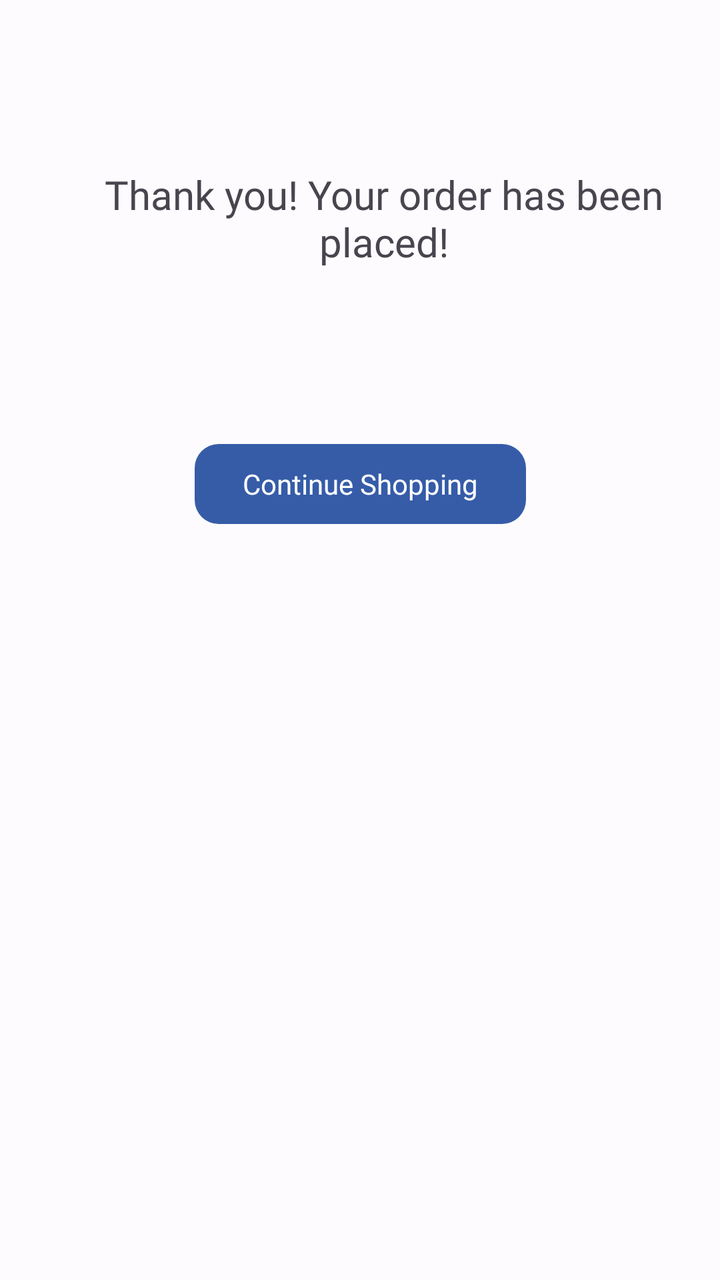
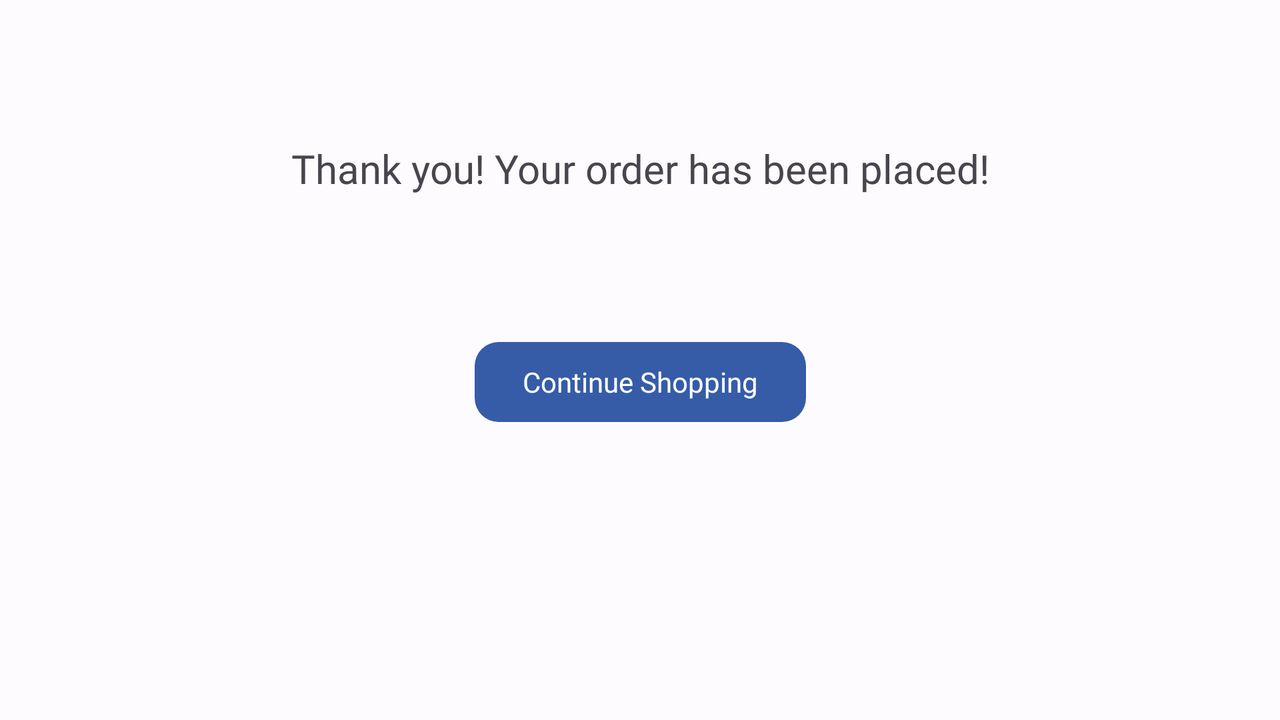

First picture: res/layout/ on a phone held upright. Second picture: the repository's own variant of that layout, on a device whose configuration matches the variant's folder. Source for both follows.
<!-- AndroidManifest.xml: application theme AppTheme -->
<!-- res/layout/activity_thankyou.xml -->
<?xml version="1.0" encoding="utf-8"?>
<androidx.constraintlayout.widget.ConstraintLayout xmlns:android="http://schemas.android.com/apk/res/android"
    xmlns:app="http://schemas.android.com/apk/res-auto"
    xmlns:tools="http://schemas.android.com/tools"
    android:id="@+id/main"
    android:layout_width="match_parent"
    android:layout_height="match_parent"
    tools:context=".ThankyouActivity">

    <Button
        android:id="@+id/continueShoppingButton"
        style="@style/Widget.Material3.CardView.Elevated"
        android:layout_width="wrap_content"
        android:layout_height="wrap_content"
        android:layout_marginTop="218dp"
        android:fontFamily="@font/lato"
        android:text="Continue Shopping"
        app:icon="@drawable/goback24px"
        app:layout_constraintEnd_toEndOf="parent"
        app:layout_constraintStart_toStartOf="parent"
        app:layout_constraintTop_toTopOf="parent" />

    <TextView
        android:id="@+id/textView"
        android:layout_width="wrap_content"
        android:layout_height="wrap_content"
        android:layout_marginStart="12dp"
        android:fontFamily="@font/lato"
        android:gravity="center_horizontal"
        android:padding="20dp"
        android:text="Thank you! Your order has been placed!"
        android:textSize="20sp"
        app:layout_constraintBottom_toTopOf="@+id/continueShoppingButton"
        app:layout_constraintStart_toStartOf="parent"
        app:layout_constraintTop_toTopOf="parent"
        app:layout_constraintVertical_bias="0.5" />
</androidx.constraintlayout.widget.ConstraintLayout>
<!-- resources referenced by this layout -->
<resources>
  <color name="md_theme_light_primary">#365CA8</color>
  <color name="md_theme_light_onPrimary">#FFFFFF</color>
  <color name="md_theme_light_primaryContainer">#D9E2FF</color>
  <color name="md_theme_light_onPrimaryContainer">#001944</color>
  <color name="md_theme_light_secondary">#575E71</color>
  <color name="md_theme_light_onSecondary">#FFFFFF</color>
  <color name="md_theme_light_secondaryContainer">#DBE2F9</color>
  <color name="md_theme_light_onSecondaryContainer">#141B2C</color>
  <color name="md_theme_light_tertiary">#006972</color>
  <color name="md_theme_light_onTertiary">#FFFFFF</color>
  <color name="md_theme_light_tertiaryContainer">#8CF2FF</color>
  <color name="md_theme_light_onTertiaryContainer">#001F23</color>
  <color name="md_theme_light_error">#BA1A1A</color>
  <color name="md_theme_light_errorContainer">#FFDAD6</color>
  <color name="md_theme_light_onError">#FFFFFF</color>
  <color name="md_theme_light_onErrorContainer">#410002</color>
  <color name="md_theme_light_background">#FEFBFF</color>
  <color name="md_theme_light_onBackground">#1B1B1F</color>
  <color name="md_theme_light_surface">#FEFBFF</color>
  <color name="md_theme_light_onSurface">#1B1B1F</color>
  <color name="md_theme_light_surfaceVariant">#E1E2EC</color>
  <color name="md_theme_light_onSurfaceVariant">#44464F</color>
  <color name="md_theme_light_outline">#757780</color>
  <color name="md_theme_light_inverseOnSurface">#F2F0F4</color>
  <color name="md_theme_light_inverseSurface">#303034</color>
  <color name="md_theme_light_inversePrimary">#AFC6FF</color>
</resources>
<!-- res/layout-land/activity_thankyou.xml (the repository's variant of the layout above) -->
<!-- drawn on the phone turned sideways -->
<?xml version="1.0" encoding="utf-8"?>
<androidx.constraintlayout.widget.ConstraintLayout xmlns:android="http://schemas.android.com/apk/res/android"
    xmlns:app="http://schemas.android.com/apk/res-auto"
    xmlns:tools="http://schemas.android.com/tools"
    android:id="@+id/main"
    android:layout_width="match_parent"
    android:layout_height="match_parent"
    tools:context=".ThankyouActivity">

    <Button
        android:id="@+id/continueShoppingButton"
        style="@style/Widget.Material3.CardView.Elevated"
        android:layout_width="wrap_content"
        android:layout_height="wrap_content"
        android:layout_marginBottom="145dp"
        android:fontFamily="@font/lato"
        android:text="@string/continue_shopping"
        app:icon="@drawable/goback24px"
        app:layout_constraintBottom_toBottomOf="parent"
        app:layout_constraintEnd_toEndOf="parent"
        app:layout_constraintHorizontal_bias="0.5"
        app:layout_constraintStart_toStartOf="parent" />

    <TextView
        android:id="@+id/textView"
        android:layout_width="wrap_content"
        android:layout_height="wrap_content"
        android:layout_marginTop="77dp"
        android:layout_marginBottom="76dp"
        android:fontFamily="@font/lato"
        android:gravity="center_horizontal"
        android:padding="20dp"
        android:text="@string/thank_you_your_order_has_been_placed"
        android:textSize="20sp"
        app:layout_constraintBottom_toTopOf="@+id/continueShoppingButton"
        app:layout_constraintEnd_toEndOf="parent"
        app:layout_constraintHorizontal_bias="0.5"
        app:layout_constraintStart_toStartOf="parent"
        app:layout_constraintTop_toTopOf="parent" />
</androidx.constraintlayout.widget.ConstraintLayout>
<!-- resources referenced by the variant -->
<!-- as the phone turned sideways resolves them -->
<resources>
  <string name="continue_shopping">Continue Shopping</string>
  <string name="thank_you_your_order_has_been_placed">Thank you! Your order has been placed!</string>
  <color name="md_theme_light_primary">#365CA8</color>
  <color name="md_theme_light_onPrimary">#FFFFFF</color>
  <color name="md_theme_light_primaryContainer">#D9E2FF</color>
  <color name="md_theme_light_onPrimaryContainer">#001944</color>
  <color name="md_theme_light_secondary">#575E71</color>
  <color name="md_theme_light_onSecondary">#FFFFFF</color>
  <color name="md_theme_light_secondaryContainer">#DBE2F9</color>
  <color name="md_theme_light_onSecondaryContainer">#141B2C</color>
  <color name="md_theme_light_tertiary">#006972</color>
  <color name="md_theme_light_onTertiary">#FFFFFF</color>
  <color name="md_theme_light_tertiaryContainer">#8CF2FF</color>
  <color name="md_theme_light_onTertiaryContainer">#001F23</color>
  <color name="md_theme_light_error">#BA1A1A</color>
  <color name="md_theme_light_errorContainer">#FFDAD6</color>
  <color name="md_theme_light_onError">#FFFFFF</color>
  <color name="md_theme_light_onErrorContainer">#410002</color>
  <color name="md_theme_light_background">#FEFBFF</color>
  <color name="md_theme_light_onBackground">#1B1B1F</color>
  <color name="md_theme_light_surface">#FEFBFF</color>
  <color name="md_theme_light_onSurface">#1B1B1F</color>
  <color name="md_theme_light_surfaceVariant">#E1E2EC</color>
  <color name="md_theme_light_onSurfaceVariant">#44464F</color>
  <color name="md_theme_light_outline">#757780</color>
  <color name="md_theme_light_inverseOnSurface">#F2F0F4</color>
  <color name="md_theme_light_inverseSurface">#303034</color>
  <color name="md_theme_light_inversePrimary">#AFC6FF</color>
</resources>
